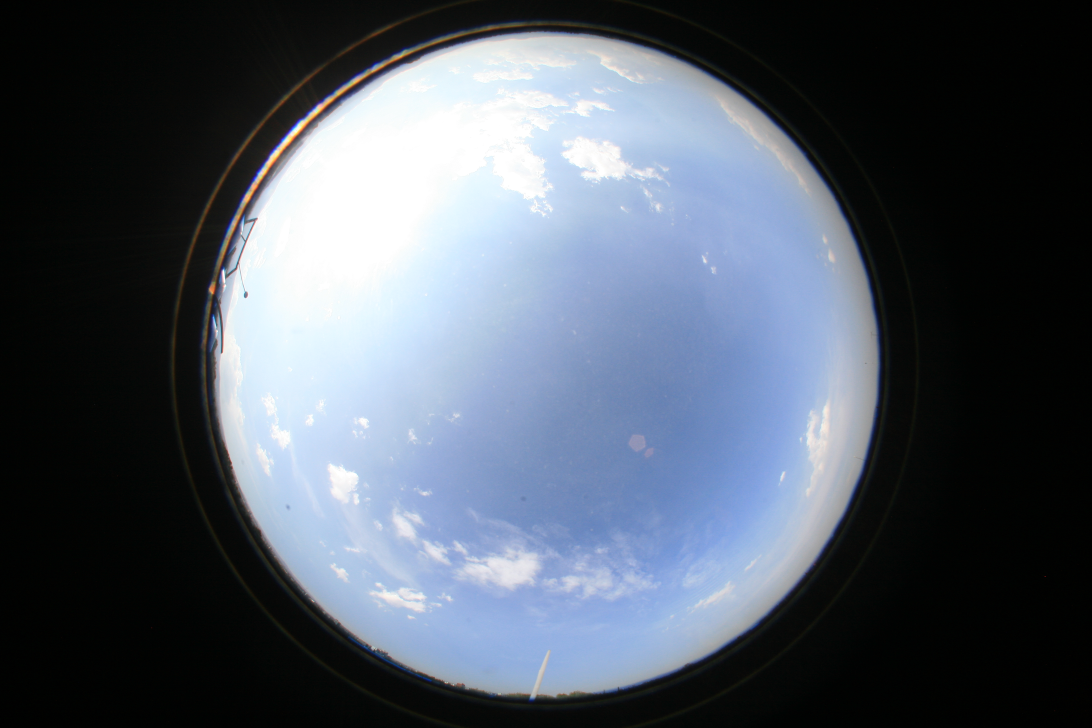
#> input picture assets/11833.JPG, 4368 x 2912 px (shown at 1/4 size)
$ python main.py assets/11833.JPG
#> lines starting #> are read from the running program, lines starting #| are printed output that depends on the picture; after the words box and inside, x2 and y2 are one past the last pixel; in counts of white or black regions, pixels touching at a corner belong together; long printed decimals are rounded
### proyecto2/io.py
import cv2
from .image import Image

class IO:
    """Input/Output related functions.
    """

    @staticmethod
    def read(image_path):
        """Return the image at the specified image path.

        Reads the image at the specified image path as a 2x2 matrix and
        converts each pixel's representation as an array in the shape
        [blue, green, red, alpha]. That is wrapped by an Image instance.

        Args:
            image_path: The path where the image is located.

        Returns:
            An Image instance that contains the data of the given image.

        Raises:
            IOError: An error occurred reading the image.
        """
#> called with image_path = 'assets/11833.JPG'
        pixels = cv2.imread(image_path)
#> pixels is the input picture: shape (2912, 4368, 3); mean B, G, R 100.6, 88.8, 80.7

        if pixels is None:
            raise IOError("Image does not exist.")

        pixels = cv2.cvtColor(pixels , cv2.COLOR_BGR2BGRA)
#> pixels: shape (2912, 4368, 4)
        return Image(pixels)

    @staticmethod
    def write(image, path):
        """Return the image at the specified image path.

        Write the image to the specified location.
        image itself.

        Args:
            image: The instance with the data of the image.
            path: The path to which the image should be writen.

        Raises:
            IOError: An error occurred writing the image.
        """
        cv2.imwrite(path, image.pixels)

### proyecto2/cloud_coverage.py
import cv2
import numpy as np
from .image import Image

RADIUS = 1324
CENTER_X = 2184
CENTER_Y = 1456

class CloudCoverage:
    """Cloud cover index calculation related functions.
    """

    @classmethod
    def get_mask(cls, image):
        """Return the transparency mask for the pixels outside of de image
        circunference. Calculates the circumference of the image that can
        be used for de calculus of cloud coverage by using the radius of
        the circle, calculates the distance from the center of every pixel
        and creates a mask that makes the pixels outside of the circle
        completly translucid by setting to 0 all of its values in BGRA format.

        Args:
            image: A numpy ndarray. The array that contains all the pixels of the image.

        Returns:
            The mask of translucid pixels outside of the circle.
        """
        rows, cols, _ = image.shape
#> rows = 2912; cols = 4368
        y, x = np.ogrid[:rows, :cols]
#> y = 2912 values from 0 to 2911

        distance_from_center = np.sqrt((x - CENTER_X) ** 2 + (y - CENTER_Y) ** 2)
        mask = distance_from_center > RADIUS

        return mask


    @classmethod
    def apply_mask(cls, image):
        """Return the modified mumpy ndarray by aplying the mask of translucid
        pixels to it, the pixels outside of the circle will be translucid by
        setting the pixel in the mask to 0.

        Args:
            image: A numpy ndarray. The array that contains all the pixels of the image.

        Returns:
            numpy.ndarray: The modified ndarray with the pixels outside of the circle translucid.
        """
        image[cls.get_mask(image)] = 0

        return image


    @classmethod
    def classify(cls, image):
        """Return the modified mumpy ndarray where all pixels have been
        setting to black or white by obtaining the original BGRA format of
        every pixel in the array and dividing its red value and its blue value,
        the result of the division will be a mask for the ndarray;
        if the division of red and blue values
        of a pixel its greater than or equal to 0.95, the pixel will be set to
        black, other case the pixel will be set to white, for all the pixels in
        the array that are not translucid.

        Args:
            image: A numpy ndarray. The array that contains all the pixels of the image.

        Returns:
            numpy.ndarray: A numpy ndarray.

            The modified array whith the pixels inside of the circle setting to black or
            white depending of its ratio red/blue.
        """
        blue, red, alpha = image[:, :, 0], image[:, :, 2], image[:, :, 3]
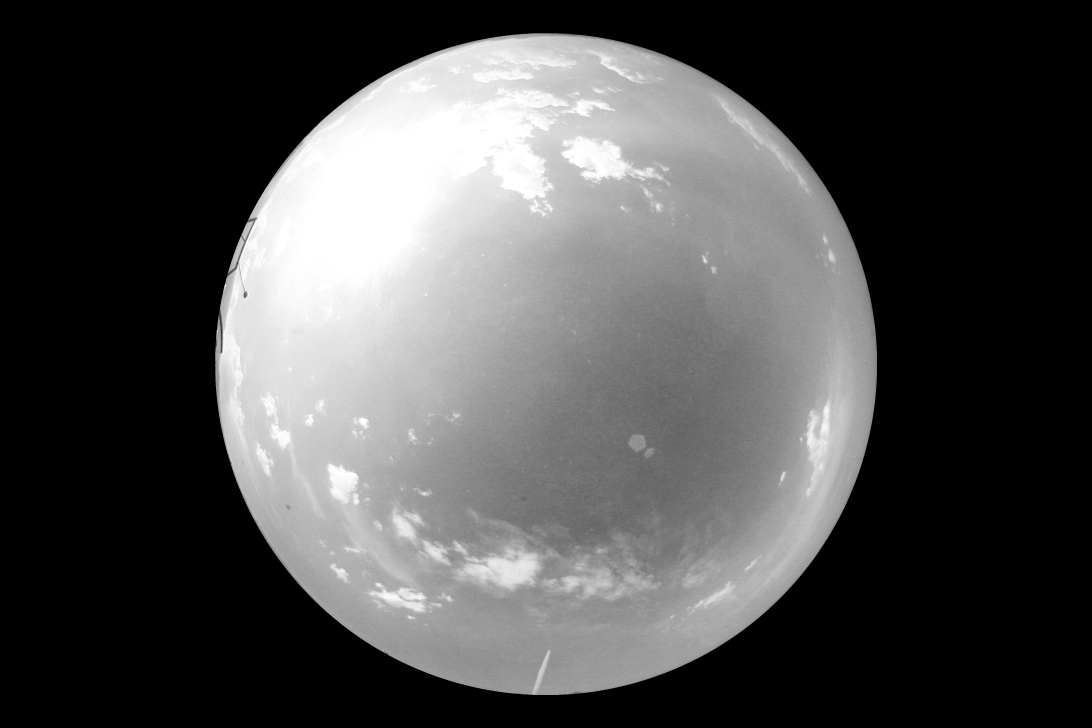
#> red: shape (2912, 4368) (shown at 1/4 size); min 0, max 255, mean 76.2
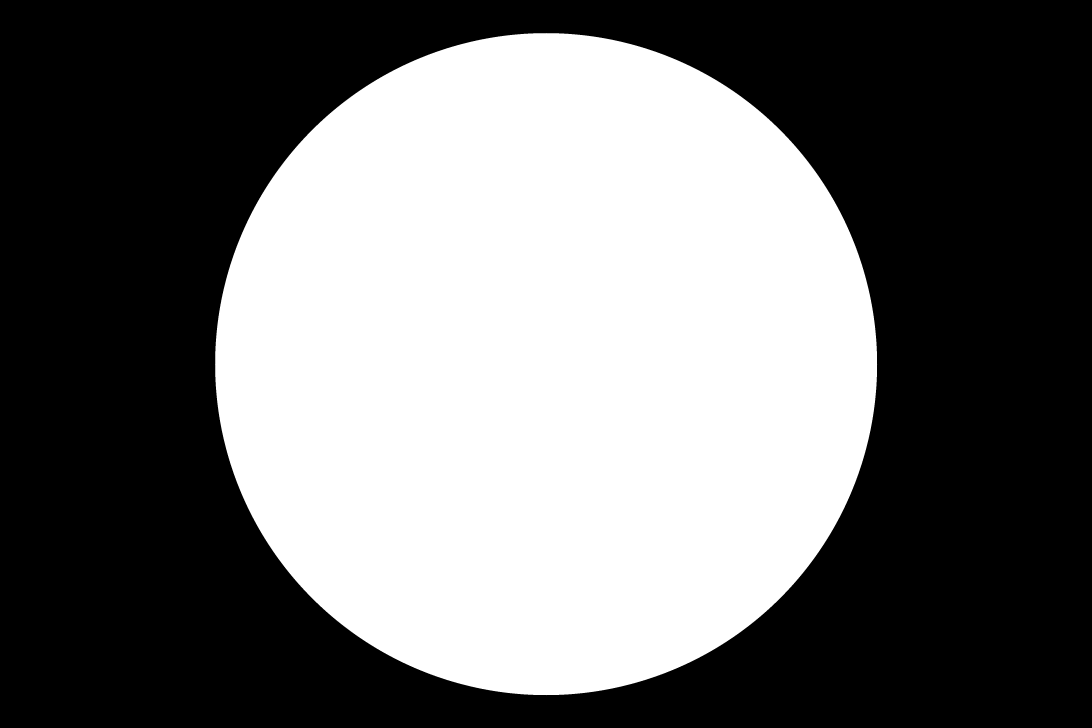
#> alpha: shape (2912, 4368) (shown at 1/4 size); 43.3% white; 1 white region, box (x1, y1, x2, y2) and area: (860, 132, 3509, 2781) 5507001

        ratios = np.divide(red, blue, out=np.ones(red.shape, dtype=float), where=blue != 0)
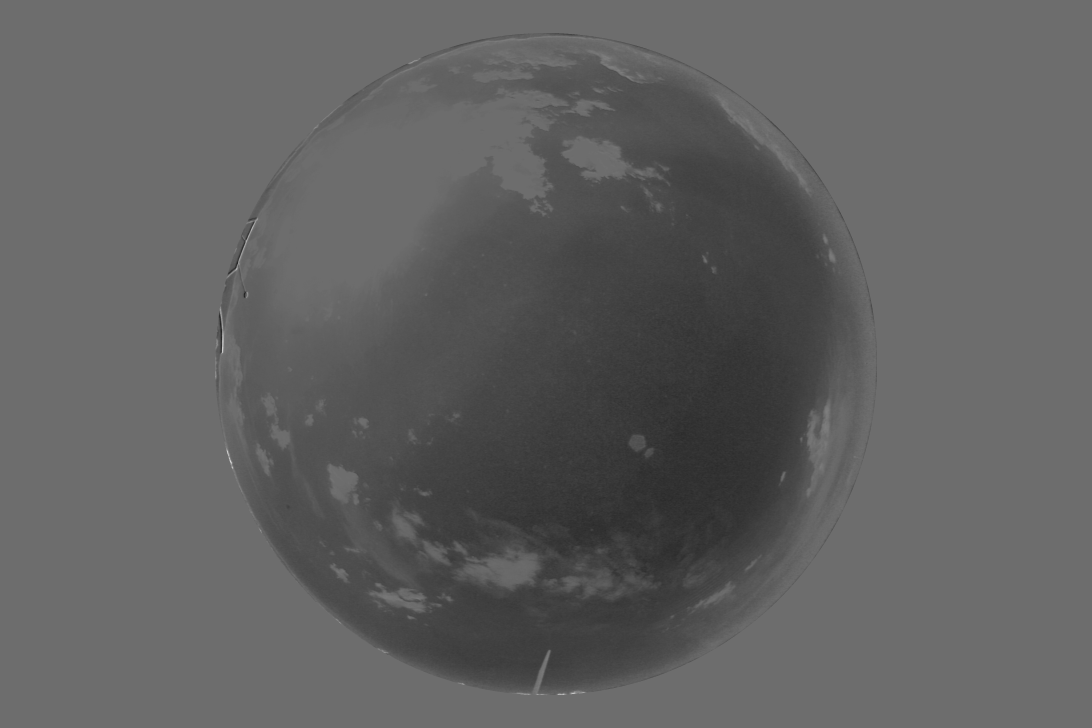
#> ratios: shape (2912, 4368) float64 (shown at 1/4 size); min 0.196, max 2.07, mean 0.909; drawn with min black and max white
        mask = ratios >= 0.95
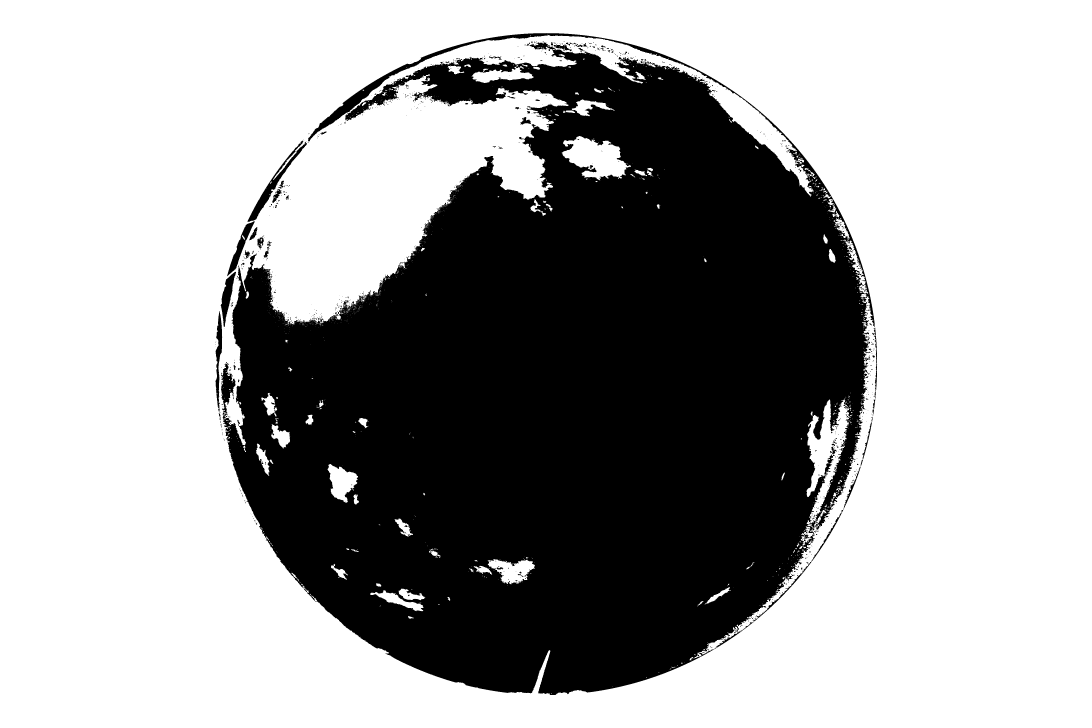
#> mask: shape (2912, 4368) bool (shown at 1/4 size); 64.5% white; 954 black regions (809 under 20 px), largest, box (x1, y1, x2, y2) and area: (891, 132, 3500, 2780) 4463699, (989, 563, 1228, 887) 9295, (884, 1453, 942, 1653) 5540

        image[(alpha != 0) & mask] = [255,255,255,255]
        image[(alpha != 0) & ~mask] = [0,0,0,255]
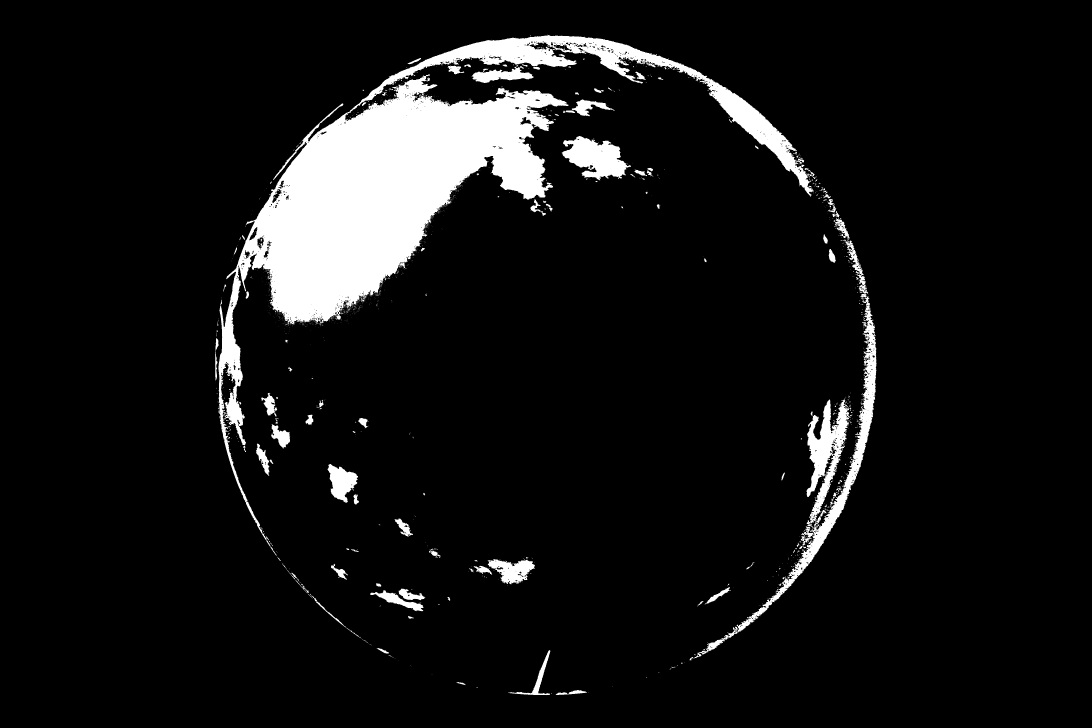
#> image: shape (2912, 4368, 4) (shown at 1/4 size); mean B, G, R, A 19.9, 19.9, 19.9, 110.4

        return image


    @classmethod
    def ratio(cls, image):
        """Return the cloud cover index by dividing the number of pixels that
        are cloud and the total number of pixels in the circle.

        Args:
            image: A numpy ndarray. The array that contains all the pixels of the image.

        Returns:
            int: Cloud cover index.

            The result of dividing the cloud pixels and the total pixels in the circle.
        """
        sky = np.count_nonzero(np.all(image==[0, 0, 0, 255],axis=2))
#> sky = 4514116
        cloud = np.count_nonzero(np.all(image==[255, 255, 255, 255],axis=2))
#> cloud = 992885

        return cloud / (cloud + sky)


    @classmethod
    def compute(cls, image):
        """Return a tuple with cloud cover index and the new image with its
        cloud pixels in white, the sky pixels in black and the pixels out of the
        circle settint translucid.

        Args:
            image: An image object containing the pixels as a numpy ndarray.

        Returns:
            (int, numpy.ndarray): Cloud cover index and the modified image.

            The result of dividing the cloud pixels and the total pixels in
            the circle, and a copy of the image with black and white pixels
            correspondig to sky and cloud.
        """
        modified_image = image.pixels.copy()
        modified_image = cls.apply_mask(image.pixels)
        modified_image = cls.classify(modified_image)
        count = cls.ratio(modified_image)
#> count = 0.18

        new_image = Image(modified_image)
        return (count, new_image)

### main.py
#!/usr/bin/env python3
"""
Cloud Coverage Analysis.

Given an image whose path is received as the first argument when calling the
program, return the Cloud Coverage Index.

The Cloud Coverage Index is given by CCI = N/C where N stands for the
amount of pixels classified as cloud, and C is the number of pixels in
the valid area of the given picture.

An optional flag "s" or "S" may be given, which indicates that the resulting
image after classifying every pixel should be saved to a file named:
`image-seg.jpg`
assuming that the given file was originally called `image.jpg`
"""

__author__ = "Juan Pablo Yamamoto Zazueta and Luis Edgar Flores Ayala"
__version__ = "0.1.0"
__license__ = "MIT"

import pandas as pd
import argparse
from proyecto2.cloud_coverage import CloudCoverage
from proyecto2.io import IO


def main(image_path, export):
    """ Main entry point of the app """
    # Newly added Feature(s)
    """
    Included print statement for info/warning/error messages in English
    Added new feature to write computed CCI % values into a DataFrame
    """
    # Read the image located in image_path.
    try:
        image = IO.read(image_path)
        IO.write(image, "test.jpg")
        print("Se recibió la imagen {}".format(image_path))
        print("   ")
        print("Translation: Picture was received {}".format(image_path))
    except IOError:
        print("No se pudo leer la imagen {}".format(image_path))
        print("   ")
        print("Translation: Image could not be read {}".format(image_path))
        exit(1)

    # Get and print the cloud coverage index.
    index, new_image = CloudCoverage.compute(image)
#> index = 0.18

    print("El índice de cobertura nubosa es: {}".format(index))
#| El índice de cobertura nubosa es: 0.1803
    print("   ")
    print("Translation: The cloud cover index is: {}".format(index))
#| Translation: The cloud cover index is: 0.1803

    # Save image if the export flag was received.
    if export:
        out_path = '.'.join(image_path.split('.')[:-1]) + "-seg.png"
        try:
            IO.write(new_image, out_path)
            print("Se guardó exitosamente la imagen {}".format(out_path))
            print("   ")
            print("Translation: Image was successfully saved {}".format(out_path))
        except:
            print("Ocurrió un error al guardar la imagen {}".format(out_path))
            print("   ")
            print("Translation: An error occurred while saving the image {}".format(out_path))

    # Capture the computed CCI % Value into an output DataFrame
    opt_df_path = image_path.replace(image_path.split("/",)[-1],"",) + 'Image-CCI.csv'
    try:
        df = pd.read_csv(opt_df_path)
    except:
        df_new = pd.DataFrame({'Image':[image_path], 'CCI':[index]})
#> df_new = table of 1 rows and 2 columns
        df_new['Image'] = pd.Series(df_new['Image']).astype('str')
        df_new['CCI'] = pd.Series(df_new['CCI']).astype('float')
        df = df_new.copy()
#> df = table of 1 rows and 2 columns
    else:
        if df.loc[df['Image'] == image_path,].shape[0] > 0:
            df.loc[df['Image'] == image_path, 'CCI'] = index
            df['Image'] = pd.Series(df['Image']).astype('str')
            df['CCI'] = pd.Series(df['CCI']).astype('float')
        else:
            df_new = pd.DataFrame({'Image':[image_path], 'CCI':[index]})
            df_new['Image'] = pd.Series(df_new['Image']).astype('str')
            df_new['CCI'] = pd.Series(df_new['CCI']).astype('float')
            df = pd.concat([df, df_new], axis=0)
    df.to_csv(opt_df_path, index=False)


if __name__ == "__main__":
    """ This is executed when run from the command line """
    parser = argparse.ArgumentParser(prog = 'main.py',
                                     usage = '%(prog)s image_path [s|S]',
                                     description = 'Determine the Cloud Coverage Index of the given image.')

    # Positional arguments
    parser.add_argument("image_path", help="The name of the image to analyze")
    parser.add_argument("S", nargs="?", choices=("S", "s"), default=False,
                        help="Passed if the output image should be saved to <image_path>-seg.jpg")

    args = parser.parse_args()
    main(args.image_path, bool(args.S))
